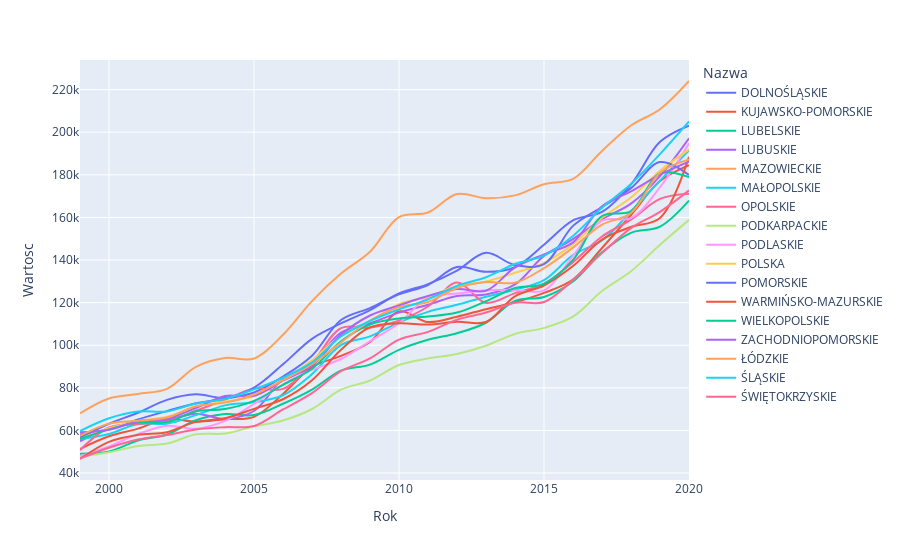

Source (notebook cell):
### Code cell
fig = px.line(mean_income_annually,
              x="Rok", y="Wartosc", color="Nazwa", hover_name="Nazwa",
              line_shape="spline", render_mode="svg")

fig.show()

### Figure 1 — Plotly figure (JSON) as saved in the notebook; plotly's stock layout.template omitted (floating-point values rounded to 4 significant figures)
{"data": [{"hovertemplate": "<b>%{hovertext}</b><br><br>Nazwa=DOLNOŚLĄSKIE<br>Rok=%{x}<br>Wartosc=%{y}<extra></extra>", "hovertext": ["DOLNOŚLĄSKIE", "DOLNOŚLĄSKIE", "DOLNOŚLĄSKIE", "DOLNOŚLĄSKIE", "DOLNOŚLĄSKIE", "DOLNOŚLĄSKIE", "DOLNOŚLĄSKIE", "DOLNOŚLĄSKIE", "DOLNOŚLĄSKIE", "DOLNOŚLĄSKIE", "DOLNOŚLĄSKIE", "DOLNOŚLĄSKIE", "DOLNOŚLĄSKIE", "DOLNOŚLĄSKIE", "DOLNOŚLĄSKIE", "DOLNOŚLĄSKIE", "DOLNOŚLĄSKIE", "DOLNOŚLĄSKIE", "DOLNOŚLĄSKIE", "DOLNOŚLĄSKIE", "DOLNOŚLĄSKIE", "DOLNOŚLĄSKIE"], "legendgroup": "DOLNOŚLĄSKIE", "line": {"color": "#636efa", "dash": "solid", "shape": "spline"}, "marker": {"symbol": "circle"}, "mode": "lines", "name": "DOLNOŚLĄSKIE", "orientation": "v", "showlegend": true, "x": [1999, 2000, 2001, 2002, 2003, 2004, 2005, 2006, 2007, 2008, 2009, 2010, 2011, 2012, 2013, 2014, 2015, 2016, 2017, 2018, 2019, 2020], "xaxis": "x", "y": [58090.0, 60530.0, 65180.0, 69080.0, 72750.0, 74890.0, 77790.0, 85300.0, 95100.0, 111900.0, 117400.0, 123900.0, 128300.0, 136700.0, 134500.0, 136600.0, 147200.0, 158600.0, 162600.0, 175600.0, 195500.0, 203100.0], "yaxis": "y", "type": "scatter"}, {"hovertemplate": "<b>%{hovertext}</b><br><br>Nazwa=KUJAWSKO-POMORSKIE<br>Rok=%{x}<br>Wartosc=%{y}<extra></extra>", "hovertext": ["KUJAWSKO-POMORSKIE", "KUJAWSKO-POMORSKIE", "KUJAWSKO-POMORSKIE", "KUJAWSKO-POMORSKIE", "KUJAWSKO-POMORSKIE", "KUJAWSKO-POMORSKIE", "KUJAWSKO-POMORSKIE", "KUJAWSKO-POMORSKIE", "KUJAWSKO-POMORSKIE", "KUJAWSKO-POMORSKIE", "KUJAWSKO-POMORSKIE", "KUJAWSKO-POMORSKIE", "KUJAWSKO-POMORSKIE", "KUJAWSKO-POMORSKIE", "KUJAWSKO-POMORSKIE", "KUJAWSKO-POMORSKIE", "KUJAWSKO-POMORSKIE", "KUJAWSKO-POMORSKIE", "KUJAWSKO-POMORSKIE", "KUJAWSKO-POMORSKIE", "KUJAWSKO-POMORSKIE", "KUJAWSKO-POMORSKIE"], "legendgroup": "KUJAWSKO-POMORSKIE", "line": {"color": "#EF553B", "dash": "solid", "shape": "spline"}, "marker": {"symbol": "circle"}, "mode": "lines", "name": "KUJAWSKO-POMORSKIE", "orientation": "v", "showlegend": true, "x": [1999, 2000, 2001, 2002, 2003, 2004, 2005, 2006, 2007, 2008, 2009, 2010, 2011, 2012, 2013, 2014, 2015, 2016, 2017, 2018, 2019, 2020], "xaxis": "x", "y": [51290.0, 57260.0, 60850.0, 65320.0, 64090.0, 65280.0, 66400.0, 77110.0, 89790.0, 94990.0, 101500.0, 115800.0, 110900.0, 113400.0, 116900.0, 120200.0, 124600.0, 130900.0, 145700.0, 161100.0, 177100.0, 184500.0], "yaxis": "y", "type": "scatter"}, {"hovertemplate": "<b>%{hovertext}</b><br><br>Nazwa=LUBELSKIE<br>Rok=%{x}<br>Wartosc=%{y}<extra></extra>", "hovertext": ["LUBELSKIE", "LUBELSKIE", "LUBELSKIE", "LUBELSKIE", "LUBELSKIE", "LUBELSKIE", "LUBELSKIE", "LUBELSKIE", "LUBELSKIE", "LUBELSKIE", "LUBELSKIE", "LUBELSKIE", "LUBELSKIE", "LUBELSKIE", "LUBELSKIE", "LUBELSKIE", "LUBELSKIE", "LUBELSKIE", "LUBELSKIE", "LUBELSKIE", "LUBELSKIE", "LUBELSKIE"], "legendgroup": "LUBELSKIE", "line": {"color": "#00cc96", "dash": "solid", "shape": "spline"}, "marker": {"symbol": "circle"}, "mode": "lines", "name": "LUBELSKIE", "orientation": "v", "showlegend": true, "x": [1999, 2000, 2001, 2002, 2003, 2004, 2005, 2006, 2007, 2008, 2009, 2010, 2011, 2012, 2013, 2014, 2015, 2016, 2017, 2018, 2019, 2020], "xaxis": "x", "y": [49100.0, 50170.0, 55300.0, 58120.0, 64800.0, 67670.0, 67240.0, 72510.0, 79160.0, 88060.0, 90900.0, 97850.0, 102600.0, 105600.0, 110600.0, 120800.0, 122700.0, 129900.0, 143700.0, 152800.0, 155700.0, 167900.0], "yaxis": "y", "type": "scatter"}, {"hovertemplate": "<b>%{hovertext}</b><br><br>Nazwa=LUBUSKIE<br>Rok=%{x}<br>Wartosc=%{y}<extra></extra>", "hovertext": ["LUBUSKIE", "LUBUSKIE", "LUBUSKIE", "LUBUSKIE", "LUBUSKIE", "LUBUSKIE", "LUBUSKIE", "LUBUSKIE", "LUBUSKIE", "LUBUSKIE", "LUBUSKIE", "LUBUSKIE", "LUBUSKIE", "LUBUSKIE", "LUBUSKIE", "LUBUSKIE", "LUBUSKIE", "LUBUSKIE", "LUBUSKIE", "LUBUSKIE", "LUBUSKIE", "LUBUSKIE"], "legendgroup": "LUBUSKIE", "line": {"color": "#ab63fa", "dash": "solid", "shape": "spline"}, "marker": {"symbol": "circle"}, "mode": "lines", "name": "LUBUSKIE", "orientation": "v", "showlegend": true, "x": [1999, 2000, 2001, 2002, 2003, 2004, 2005, 2006, 2007, 2008, 2009, 2010, 2011, 2012, 2013, 2014, 2015, 2016, 2017, 2018, 2019, 2020], "xaxis": "x", "y": [54930.0, 60970.0, 63470.0, 64930.0, 67880.0, 65440.0, 69120.0, 84230.0, 91430.0, 105900.0, 110300.0, 115300.0, 119000.0, 123100.0, 123800.0, 128500.0, 142000.0, 149900.0, 159100.0, 166500.0, 179400.0, 197100.0], "yaxis": "y", "type": "scatter"}, {"hovertemplate": "<b>%{hovertext}</b><br><br>Nazwa=MAZOWIECKIE<br>Rok=%{x}<br>Wartosc=%{y}<extra></extra>", "hovertext": ["MAZOWIECKIE", "MAZOWIECKIE", "MAZOWIECKIE", "MAZOWIECKIE", "MAZOWIECKIE", "MAZOWIECKIE", "MAZOWIECKIE", "MAZOWIECKIE", "MAZOWIECKIE", "MAZOWIECKIE", "MAZOWIECKIE", "MAZOWIECKIE", "MAZOWIECKIE", "MAZOWIECKIE", "MAZOWIECKIE", "MAZOWIECKIE", "MAZOWIECKIE", "MAZOWIECKIE", "MAZOWIECKIE", "MAZOWIECKIE", "MAZOWIECKIE", "MAZOWIECKIE"], "legendgroup": "MAZOWIECKIE", "line": {"color": "#FFA15A", "dash": "solid", "shape": "spline"}, "marker": {"symbol": "circle"}, "mode": "lines", "name": "MAZOWIECKIE", "orientation": "v", "showlegend": true, "x": [1999, 2000, 2001, 2002, 2003, 2004, 2005, 2006, 2007, 2008, 2009, 2010, 2011, 2012, 2013, 2014, 2015, 2016, 2017, 2018, 2019, 2020], "xaxis": "x", "y": [68000.0, 75030.0, 77140.0, 79550.0, 89880.0, 94020.0, 93800.0, 104900.0, 120700.0, 133600.0, 143900.0, 160200.0, 162300.0, 171000.0, 169000.0, 170400.0, 175600.0, 178100.0, 191200.0, 203200.0, 210800.0, 224100.0], "yaxis": "y", "type": "scatter"}, {"hovertemplate": "<b>%{hovertext}</b><br><br>Nazwa=MAŁOPOLSKIE<br>Rok=%{x}<br>Wartosc=%{y}<extra></extra>", "hovertext": ["MAŁOPOLSKIE", "MAŁOPOLSKIE", "MAŁOPOLSKIE", "MAŁOPOLSKIE", "MAŁOPOLSKIE", "MAŁOPOLSKIE", "MAŁOPOLSKIE", "MAŁOPOLSKIE", "MAŁOPOLSKIE", "MAŁOPOLSKIE", "MAŁOPOLSKIE", "MAŁOPOLSKIE", "MAŁOPOLSKIE", "MAŁOPOLSKIE", "MAŁOPOLSKIE", "MAŁOPOLSKIE", "MAŁOPOLSKIE", "MAŁOPOLSKIE", "MAŁOPOLSKIE", "MAŁOPOLSKIE", "MAŁOPOLSKIE", "MAŁOPOLSKIE"], "legendgroup": "MAŁOPOLSKIE", "line": {"color": "#19d3f3", "dash": "solid", "shape": "spline"}, "marker": {"symbol": "circle"}, "mode": "lines", "name": "MAŁOPOLSKIE", "orientation": "v", "showlegend": true, "x": [1999, 2000, 2001, 2002, 2003, 2004, 2005, 2006, 2007, 2008, 2009, 2010, 2011, 2012, 2013, 2014, 2015, 2016, 2017, 2018, 2019, 2020], "xaxis": "x", "y": [55960.0, 58360.0, 63050.0, 63160.0, 67180.0, 71760.0, 73230.0, 76510.0, 86440.0, 100100.0, 104200.0, 110800.0, 115700.0, 119000.0, 122800.0, 126100.0, 130500.0, 142300.0, 149200.0, 162800.0, 177300.0, 191500.0], "yaxis": "y", "type": "scatter"}, {"hovertemplate": "<b>%{hovertext}</b><br><br>Nazwa=OPOLSKIE<br>Rok=%{x}<br>Wartosc=%{y}<extra></extra>", "hovertext": ["OPOLSKIE", "OPOLSKIE", "OPOLSKIE", "OPOLSKIE", "OPOLSKIE", "OPOLSKIE", "OPOLSKIE", "OPOLSKIE", "OPOLSKIE", "OPOLSKIE", "OPOLSKIE", "OPOLSKIE", "OPOLSKIE", "OPOLSKIE", "OPOLSKIE", "OPOLSKIE", "OPOLSKIE", "OPOLSKIE", "OPOLSKIE", "OPOLSKIE", "OPOLSKIE", "OPOLSKIE"], "legendgroup": "OPOLSKIE", "line": {"color": "#FF6692", "dash": "solid", "shape": "spline"}, "marker": {"symbol": "circle"}, "mode": "lines", "name": "OPOLSKIE", "orientation": "v", "showlegend": true, "x": [1999, 2000, 2001, 2002, 2003, 2004, 2005, 2006, 2007, 2008, 2009, 2010, 2011, 2012, 2013, 2014, 2015, 2016, 2017, 2018, 2019, 2020], "xaxis": "x", "y": [50720.0, 61370.0, 63020.0, 64220.0, 69220.0, 74460.0, 79630.0, 79490.0, 91570.0, 108000.0, 108200.0, 111600.0, 118200.0, 129400.0, 119900.0, 124500.0, 128900.0, 139000.0, 151100.0, 158900.0, 168700.0, 171100.0], "yaxis": "y", "type": "scatter"}, {"hovertemplate": "<b>%{hovertext}</b><br><br>Nazwa=PODKARPACKIE<br>Rok=%{x}<br>Wartosc=%{y}<extra></extra>", "hovertext": ["PODKARPACKIE", "PODKARPACKIE", "PODKARPACKIE", "PODKARPACKIE", "PODKARPACKIE", "PODKARPACKIE", "PODKARPACKIE", "PODKARPACKIE", "PODKARPACKIE", "PODKARPACKIE", "PODKARPACKIE", "PODKARPACKIE", "PODKARPACKIE", "PODKARPACKIE", "PODKARPACKIE", "PODKARPACKIE", "PODKARPACKIE", "PODKARPACKIE", "PODKARPACKIE", "PODKARPACKIE", "PODKARPACKIE", "PODKARPACKIE"], "legendgroup": "PODKARPACKIE", "line": {"color": "#B6E880", "dash": "solid", "shape": "spline"}, "marker": {"symbol": "circle"}, "mode": "lines", "name": "PODKARPACKIE", "orientation": "v", "showlegend": true, "x": [1999, 2000, 2001, 2002, 2003, 2004, 2005, 2006, 2007, 2008, 2009, 2010, 2011, 2012, 2013, 2014, 2015, 2016, 2017, 2018, 2019, 2020], "xaxis": "x", "y": [47680.0, 49720.0, 52750.0, 53850.0, 58210.0, 58540.0, 61900.0, 64680.0, 70070.0, 79130.0, 83460.0, 90730.0, 93780.0, 95910.0, 99770.0, 105300.0, 108200.0, 113400.0, 125400.0, 134700.0, 147100.0, 158900.0], "yaxis": "y", "type": "scatter"}, {"hovertemplate": "<b>%{hovertext}</b><br><br>Nazwa=PODLASKIE<br>Rok=%{x}<br>Wartosc=%{y}<extra></extra>", "hovertext": ["PODLASKIE", "PODLASKIE", "PODLASKIE", "PODLASKIE", "PODLASKIE", "PODLASKIE", "PODLASKIE", "PODLASKIE", "PODLASKIE", "PODLASKIE", "PODLASKIE", "PODLASKIE", "PODLASKIE", "PODLASKIE", "PODLASKIE", "PODLASKIE", "PODLASKIE", "PODLASKIE", "PODLASKIE", "PODLASKIE", "PODLASKIE", "PODLASKIE"], "legendgroup": "PODLASKIE", "line": {"color": "#FF97FF", "dash": "solid", "shape": "spline"}, "marker": {"symbol": "circle"}, "mode": "lines", "name": "PODLASKIE", "orientation": "v", "showlegend": true, "x": [1999, 2000, 2001, 2002, 2003, 2004, 2005, 2006, 2007, 2008, 2009, 2010, 2011, 2012, 2013, 2014, 2015, 2016, 2017, 2018, 2019, 2020], "xaxis": "x", "y": [47920.0, 52490.0, 58270.0, 62220.0, 60800.0, 64490.0, 72470.0, 81610.0, 88400.0, 93550.0, 101900.0, 110300.0, 122500.0, 124200.0, 125800.0, 125900.0, 125800.0, 142000.0, 158600.0, 159700.0, 174200.0, 194800.0], "yaxis": "y", "type": "scatter"}, {"hovertemplate": "<b>%{hovertext}</b><br><br>Nazwa=POLSKA<br>Rok=%{x}<br>Wartosc=%{y}<extra></extra>", "hovertext": ["POLSKA", "POLSKA", "POLSKA", "POLSKA", "POLSKA", "POLSKA", "POLSKA", "POLSKA", "POLSKA", "POLSKA", "POLSKA", "POLSKA", "POLSKA", "POLSKA", "POLSKA", "POLSKA", "POLSKA", "POLSKA", "POLSKA", "POLSKA", "POLSKA", "POLSKA"], "legendgroup": "POLSKA", "line": {"color": "#FECB52", "dash": "solid", "shape": "spline"}, "marker": {"symbol": "circle"}, "mode": "lines", "name": "POLSKA", "orientation": "v", "showlegend": true, "x": [1999, 2000, 2001, 2002, 2003, 2004, 2005, 2006, 2007, 2008, 2009, 2010, 2011, 2012, 2013, 2014, 2015, 2016, 2017, 2018, 2019, 2020], "xaxis": "x", "y": [56040.0, 61050.0, 64450.0, 66420.0, 71200.0, 73540.0, 76150.0, 83470.0, 92890.0, 104600.0, 111400.0, 119300.0, 122700.0, 127800.0, 129900.0, 134000.0, 138600.0, 147500.0, 159800.0, 169300.0, 181900.0, 191900.0], "yaxis": "y", "type": "scatter"}, {"hovertemplate": "<b>%{hovertext}</b><br><br>Nazwa=POMORSKIE<br>Rok=%{x}<br>Wartosc=%{y}<extra></extra>", "hovertext": ["POMORSKIE", "POMORSKIE", "POMORSKIE", "POMORSKIE", "POMORSKIE", "POMORSKIE", "POMORSKIE", "POMORSKIE", "POMORSKIE", "POMORSKIE", "POMORSKIE", "POMORSKIE", "POMORSKIE", "POMORSKIE", "POMORSKIE", "POMORSKIE", "POMORSKIE", "POMORSKIE", "POMORSKIE", "POMORSKIE", "POMORSKIE", "POMORSKIE"], "legendgroup": "POMORSKIE", "line": {"color": "#636efa", "dash": "solid", "shape": "spline"}, "marker": {"symbol": "circle"}, "mode": "lines", "name": "POMORSKIE", "orientation": "v", "showlegend": true, "x": [1999, 2000, 2001, 2002, 2003, 2004, 2005, 2006, 2007, 2008, 2009, 2010, 2011, 2012, 2013, 2014, 2015, 2016, 2017, 2018, 2019, 2020], "xaxis": "x", "y": [56750.0, 63150.0, 68310.0, 74340.0, 76950.0, 75330.0, 80110.0, 91050.0, 103000.0, 110200.0, 116400.0, 124300.0, 128700.0, 135100.0, 143400.0, 137600.0, 138100.0, 156000.0, 164900.0, 173800.0, 186000.0, 179900.0], "yaxis": "y", "type": "scatter"}, {"hovertemplate": "<b>%{hovertext}</b><br><br>Nazwa=WARMIŃSKO-MAZURSKIE<br>Rok=%{x}<br>Wartosc=%{y}<extra></extra>", "hovertext": ["WARMIŃSKO-MAZURSKIE", "WARMIŃSKO-MAZURSKIE", "WARMIŃSKO-MAZURSKIE", "WARMIŃSKO-MAZURSKIE", "WARMIŃSKO-MAZURSKIE", "WARMIŃSKO-MAZURSKIE", "WARMIŃSKO-MAZURSKIE", "WARMIŃSKO-MAZURSKIE", "WARMIŃSKO-MAZURSKIE", "WARMIŃSKO-MAZURSKIE", "WARMIŃSKO-MAZURSKIE", "WARMIŃSKO-MAZURSKIE", "WARMIŃSKO-MAZURSKIE", "WARMIŃSKO-MAZURSKIE", "WARMIŃSKO-MAZURSKIE", "WARMIŃSKO-MAZURSKIE", "WARMIŃSKO-MAZURSKIE", "WARMIŃSKO-MAZURSKIE", "WARMIŃSKO-MAZURSKIE", "WARMIŃSKO-MAZURSKIE", "WARMIŃSKO-MAZURSKIE", "WARMIŃSKO-MAZURSKIE"], "legendgroup": "WARMIŃSKO-MAZURSKIE", "line": {"color": "#EF553B", "dash": "solid", "shape": "spline"}, "marker": {"symbol": "circle"}, "mode": "lines", "name": "WARMIŃSKO-MAZURSKIE", "orientation": "v", "showlegend": true, "x": [1999, 2000, 2001, 2002, 2003, 2004, 2005, 2006, 2007, 2008, 2009, 2010, 2011, 2012, 2013, 2014, 2015, 2016, 2017, 2018, 2019, 2020], "xaxis": "x", "y": [46590.0, 54650.0, 57940.0, 59190.0, 64010.0, 65770.0, 70130.0, 74650.0, 83540.0, 97910.0, 108400.0, 110300.0, 109700.0, 111000.0, 110900.0, 123000.0, 128100.0, 137200.0, 149600.0, 155500.0, 159700.0, 188400.0], "yaxis": "y", "type": "scatter"}, {"hovertemplate": "<b>%{hovertext}</b><br><br>Nazwa=WIELKOPOLSKIE<br>Rok=%{x}<br>Wartosc=%{y}<extra></extra>", "hovertext": ["WIELKOPOLSKIE", "WIELKOPOLSKIE", "WIELKOPOLSKIE", "WIELKOPOLSKIE", "WIELKOPOLSKIE", "WIELKOPOLSKIE", "WIELKOPOLSKIE", "WIELKOPOLSKIE", "WIELKOPOLSKIE", "WIELKOPOLSKIE", "WIELKOPOLSKIE", "WIELKOPOLSKIE", "WIELKOPOLSKIE", "WIELKOPOLSKIE", "WIELKOPOLSKIE", "WIELKOPOLSKIE", "WIELKOPOLSKIE", "WIELKOPOLSKIE", "WIELKOPOLSKIE", "WIELKOPOLSKIE", "WIELKOPOLSKIE", "WIELKOPOLSKIE"], "legendgroup": "WIELKOPOLSKIE", "line": {"color": "#00cc96", "dash": "solid", "shape": "spline"}, "marker": {"symbol": "circle"}, "mode": "lines", "name": "WIELKOPOLSKIE", "orientation": "v", "showlegend": true, "x": [1999, 2000, 2001, 2002, 2003, 2004, 2005, 2006, 2007, 2008, 2009, 2010, 2011, 2012, 2013, 2014, 2015, 2016, 2017, 2018, 2019, 2020], "xaxis": "x", "y": [55920.0, 60490.0, 63720.0, 63920.0, 69050.0, 70080.0, 73860.0, 81420.0, 88950.0, 101900.0, 109700.0, 112600.0, 113500.0, 115300.0, 120700.0, 126900.0, 128800.0, 140000.0, 160700.0, 163000.0, 180700.0, 178900.0], "yaxis": "y", "type": "scatter"}, {"hovertemplate": "<b>%{hovertext}</b><br><br>Nazwa=ZACHODNIOPOMORSKIE<br>Rok=%{x}<br>Wartosc=%{y}<extra></extra>", "hovertext": ["ZACHODNIOPOMORSKIE", "ZACHODNIOPOMORSKIE", "ZACHODNIOPOMORSKIE", "ZACHODNIOPOMORSKIE", "ZACHODNIOPOMORSKIE", "ZACHODNIOPOMORSKIE", "ZACHODNIOPOMORSKIE", "ZACHODNIOPOMORSKIE", "ZACHODNIOPOMORSKIE", "ZACHODNIOPOMORSKIE", "ZACHODNIOPOMORSKIE", "ZACHODNIOPOMORSKIE", "ZACHODNIOPOMORSKIE", "ZACHODNIOPOMORSKIE", "ZACHODNIOPOMORSKIE", "ZACHODNIOPOMORSKIE", "ZACHODNIOPOMORSKIE", "ZACHODNIOPOMORSKIE", "ZACHODNIOPOMORSKIE", "ZACHODNIOPOMORSKIE", "ZACHODNIOPOMORSKIE", "ZACHODNIOPOMORSKIE"], "legendgroup": "ZACHODNIOPOMORSKIE", "line": {"color": "#ab63fa", "dash": "solid", "shape": "spline"}, "marker": {"symbol": "circle"}, "mode": "lines", "name": "ZACHODNIOPOMORSKIE", "orientation": "v", "showlegend": true, "x": [1999, 2000, 2001, 2002, 2003, 2004, 2005, 2006, 2007, 2008, 2009, 2010, 2011, 2012, 2013, 2014, 2015, 2016, 2017, 2018, 2019, 2020], "xaxis": "x", "y": [59120.0, 60340.0, 64330.0, 65520.0, 70520.0, 76200.0, 76250.0, 83480.0, 90360.0, 104900.0, 114000.0, 118700.0, 123100.0, 126400.0, 125600.0, 136500.0, 142700.0, 148300.0, 165300.0, 172200.0, 180100.0, 186200.0], "yaxis": "y", "type": "scatter"}, {"hovertemplate": "<b>%{hovertext}</b><br><br>Nazwa=ŁÓDZKIE<br>Rok=%{x}<br>Wartosc=%{y}<extra></extra>", "hovertext": ["ŁÓDZKIE", "ŁÓDZKIE", "ŁÓDZKIE", "ŁÓDZKIE", "ŁÓDZKIE", "ŁÓDZKIE", "ŁÓDZKIE", "ŁÓDZKIE", "ŁÓDZKIE", "ŁÓDZKIE", "ŁÓDZKIE", "ŁÓDZKIE", "ŁÓDZKIE", "ŁÓDZKIE", "ŁÓDZKIE", "ŁÓDZKIE", "ŁÓDZKIE", "ŁÓDZKIE", "ŁÓDZKIE", "ŁÓDZKIE", "ŁÓDZKIE", "ŁÓDZKIE"], "legendgroup": "ŁÓDZKIE", "line": {"color": "#FFA15A", "dash": "solid", "shape": "spline"}, "marker": {"symbol": "circle"}, "mode": "lines", "name": "ŁÓDZKIE", "orientation": "v", "showlegend": true, "x": [1999, 2000, 2001, 2002, 2003, 2004, 2005, 2006, 2007, 2008, 2009, 2010, 2011, 2012, 2013, 2014, 2015, 2016, 2017, 2018, 2019, 2020], "xaxis": "x", "y": [57460.0, 63210.0, 64510.0, 66050.0, 71400.0, 73050.0, 76900.0, 83690.0, 91100.0, 101300.0, 111500.0, 117900.0, 120300.0, 126800.0, 129600.0, 129300.0, 136200.0, 145800.0, 156600.0, 162000.0, 181000.0, 187200.0], "yaxis": "y", "type": "scatter"}, {"hovertemplate": "<b>%{hovertext}</b><br><br>Nazwa=ŚLĄSKIE<br>Rok=%{x}<br>Wartosc=%{y}<extra></extra>", "hovertext": ["ŚLĄSKIE", "ŚLĄSKIE", "ŚLĄSKIE", "ŚLĄSKIE", "ŚLĄSKIE", "ŚLĄSKIE", "ŚLĄSKIE", "ŚLĄSKIE", "ŚLĄSKIE", "ŚLĄSKIE", "ŚLĄSKIE", "ŚLĄSKIE", "ŚLĄSKIE", "ŚLĄSKIE", "ŚLĄSKIE", "ŚLĄSKIE", "ŚLĄSKIE", "ŚLĄSKIE", "ŚLĄSKIE", "ŚLĄSKIE", "ŚLĄSKIE", "ŚLĄSKIE"], "legendgroup": "ŚLĄSKIE", "line": {"color": "#19d3f3", "dash": "solid", "shape": "spline"}, "marker": {"symbol": "circle"}, "mode": "lines", "name": "ŚLĄSKIE", "orientation": "v", "showlegend": true, "x": [1999, 2000, 2001, 2002, 2003, 2004, 2005, 2006, 2007, 2008, 2009, 2010, 2011, 2012, 2013, 2014, 2015, 2016, 2017, 2018, 2019, 2020], "xaxis": "x", "y": [59720.0, 65740.0, 68950.0, 68920.0, 72600.0, 74830.0, 79280.0, 84790.0, 91930.0, 104100.0, 111400.0, 116800.0, 121500.0, 127900.0, 131900.0, 138200.0, 142100.0, 151300.0, 164600.0, 175700.0, 189700.0, 205000.0], "yaxis": "y", "type": "scatter"}, {"hovertemplate": "<b>%{hovertext}</b><br><br>Nazwa=ŚWIĘTOKRZYSKIE<br>Rok=%{x}<br>Wartosc=%{y}<extra></extra>", "hovertext": ["ŚWIĘTOKRZYSKIE", "ŚWIĘTOKRZYSKIE", "ŚWIĘTOKRZYSKIE", "ŚWIĘTOKRZYSKIE", "ŚWIĘTOKRZYSKIE", "ŚWIĘTOKRZYSKIE", "ŚWIĘTOKRZYSKIE", "ŚWIĘTOKRZYSKIE", "ŚWIĘTOKRZYSKIE", "ŚWIĘTOKRZYSKIE", "ŚWIĘTOKRZYSKIE", "ŚWIĘTOKRZYSKIE", "ŚWIĘTOKRZYSKIE", "ŚWIĘTOKRZYSKIE", "ŚWIĘTOKRZYSKIE", "ŚWIĘTOKRZYSKIE", "ŚWIĘTOKRZYSKIE", "ŚWIĘTOKRZYSKIE", "ŚWIĘTOKRZYSKIE", "ŚWIĘTOKRZYSKIE", "ŚWIĘTOKRZYSKIE", "ŚWIĘTOKRZYSKIE"], "legendgroup": "ŚWIĘTOKRZYSKIE", "line": {"color": "#FF6692", "dash": "solid", "shape": "spline"}, "marker": {"symbol": "circle"}, "mode": "lines", "name": "ŚWIĘTOKRZYSKIE", "orientation": "v", "showlegend": true, "x": [1999, 2000, 2001, 2002, 2003, 2004, 2005, 2006, 2007, 2008, 2009, 2010, 2011, 2012, 2013, 2014, 2015, 2016, 2017, 2018, 2019, 2020], "xaxis": "x", "y": [46760.0, 51890.0, 55710.0, 57830.0, 60420.0, 61550.0, 62100.0, 69840.0, 77560.0, 87820.0, 93790.0, 102600.0, 106300.0, 112000.0, 115300.0, 120000.0, 120300.0, 130600.0, 143300.0, 155000.0, 162600.0, 172700.0], "yaxis": "y", "type": "scatter"}], "layout": {"xaxis": {"anchor": "y", "domain": [0.0, 1.0], "title": {"text": "Rok"}}, "yaxis": {"anchor": "x", "domain": [0.0, 1.0], "title": {"text": "Wartosc"}}, "legend": {"title": {"text": "Nazwa"}, "tracegroupgap": 0}, "margin": {"t": 60}}}
